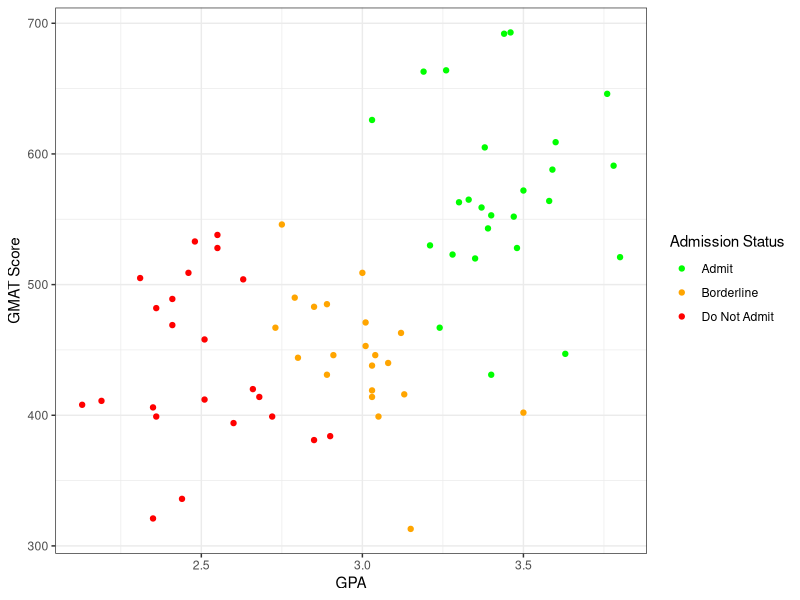
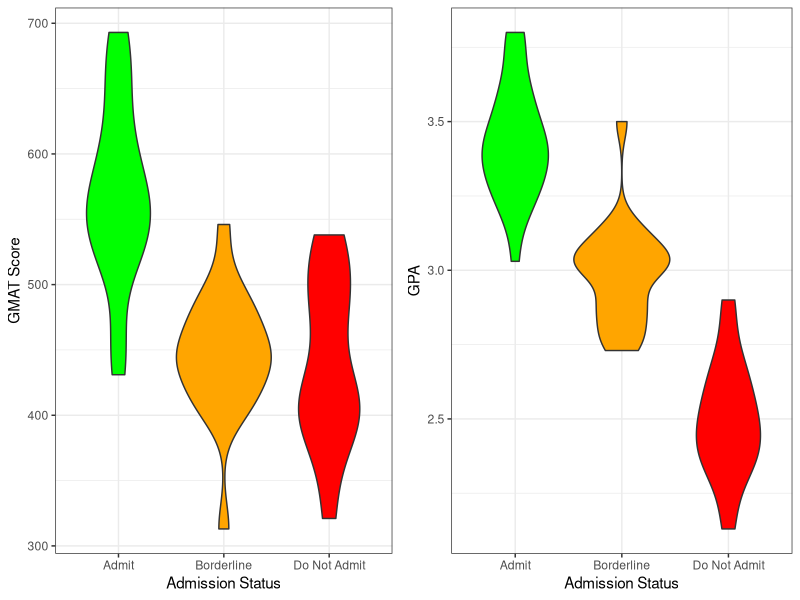
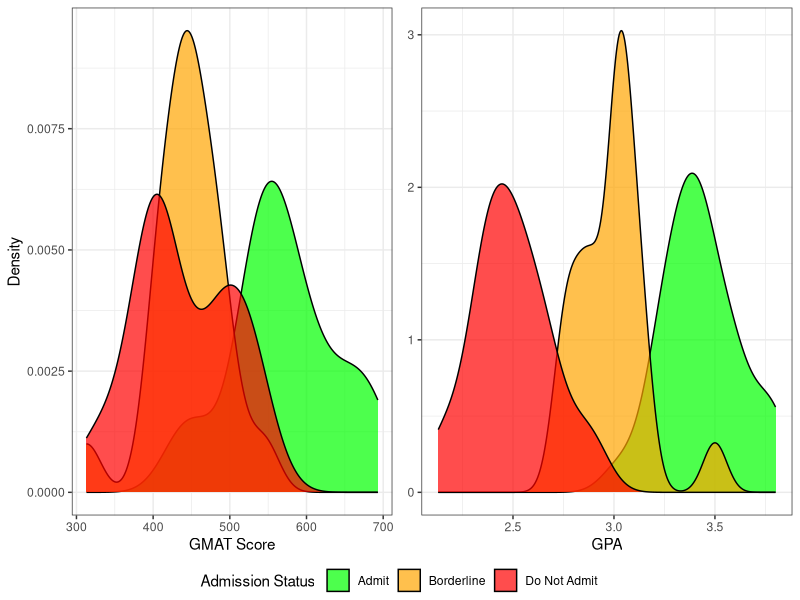
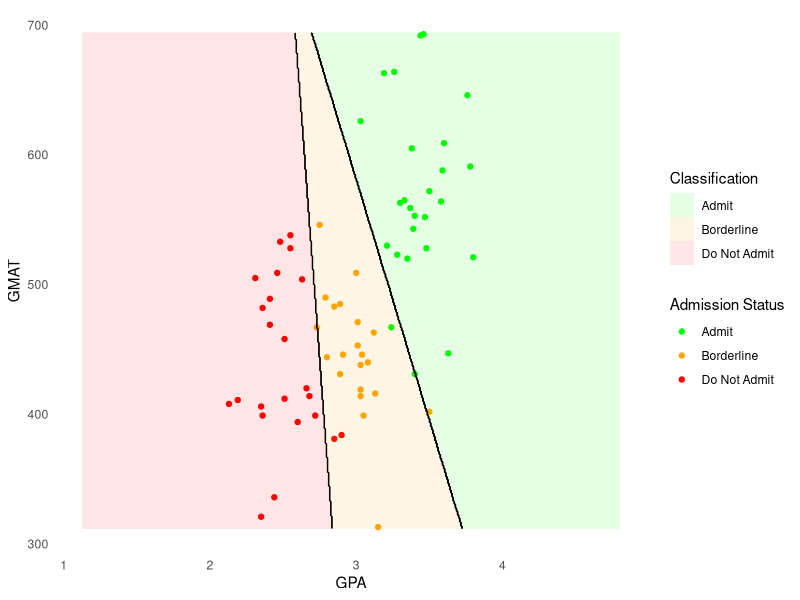
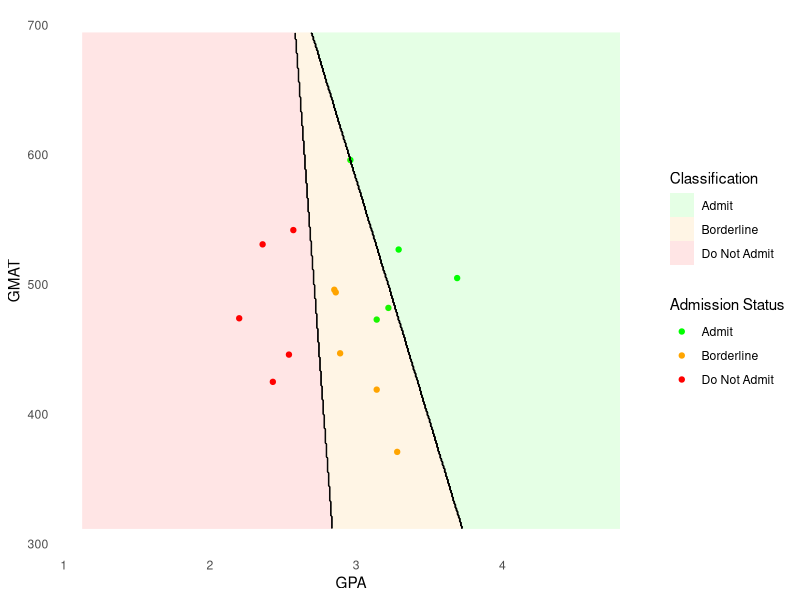
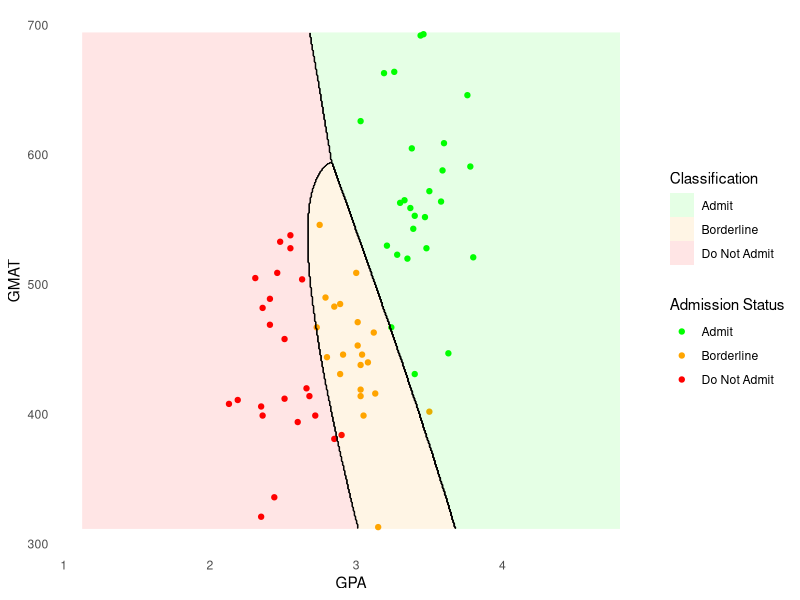
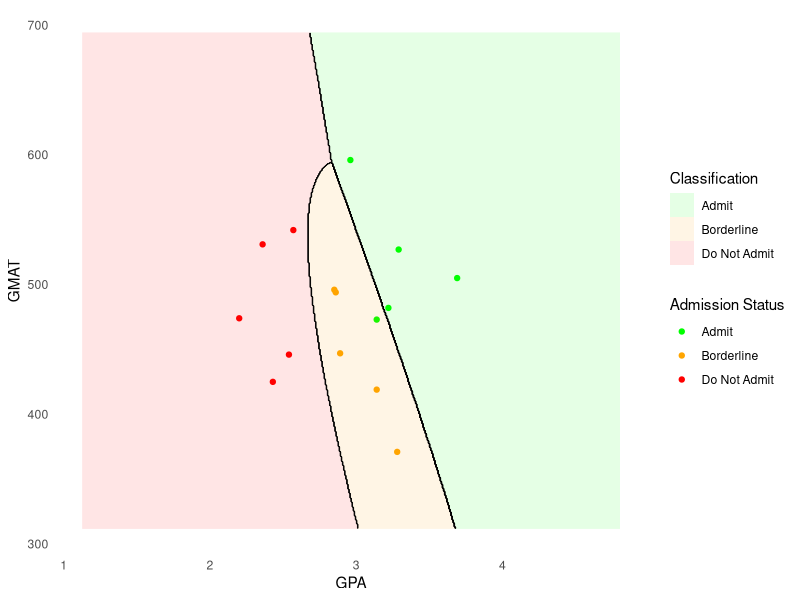
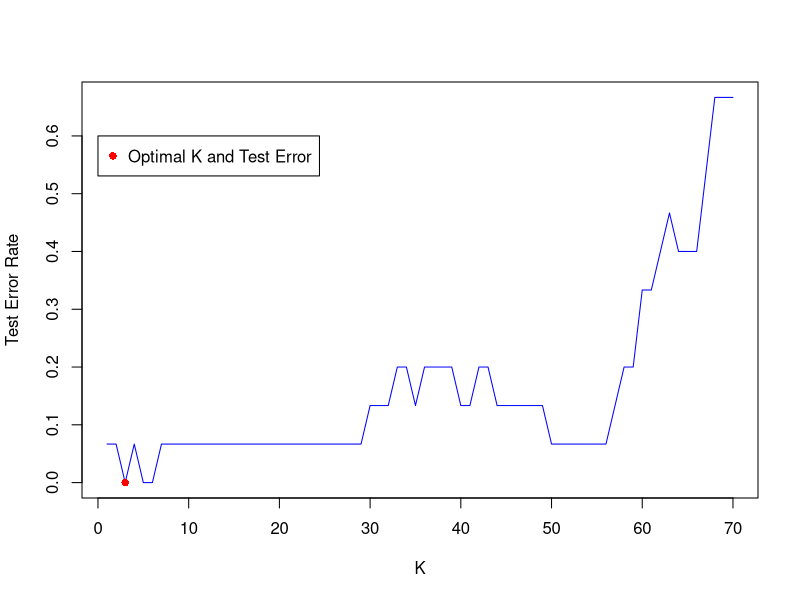

These figures' R source, in order:
# STAT387 Group 3 Final Project R Script

# Rylan Harrison
# Jocelyn Murguia Macias
# Kira Novitchkova-Burbank
# Andrin Zuellig

rm(list = ls())

# libraries
library(MASS) # For LDA and QDA
library(caret) # For Confusion Matrix
library(ggplot2)
library(class)
library(tidyverse)
library(gridExtra)
library(ggpubr) # For plotting histograms with common legend
library(pROC) # For multiclass AUC


#=========================== Preprocessing ===========================#
admission <- read.csv("admission.csv")


str(admission)
admission$De <- as.factor(admission$De)

# Split into training and testing sets
admission_test <- admission %>% 
  group_by(De) %>% 
  slice_head(n=5)

admission_train <- anti_join(admission, admission_test)


#===================== Exploratory Data Analysis =====================#
summary(admission_train)

# Scatter plot of GMAT vs GPA
ggplot(admission_train, aes(x=GPA, y=GMAT, col=De)) +
  geom_point() + 
  scale_color_manual("Admission Status",values=c("green", 'orange', "red"),
                     labels=c("Admit", "Borderline", "Do Not Admit")) +
  xlab("GPA") +
  ylab("GMAT Score") +
  theme_bw()

# Violin plots: GPA and GMAT vs admission status 
create_violin_plot <- function(data, y_var, y_label=y_var) {
  ggplot(data, aes(x = De, y = .data[[y_var]], fill = De)) +
    geom_violin() +
    scale_fill_manual(values = c("green", "orange", "red")) +
    guides(fill = "none") +
    xlab("Admission Status") +
    ylab(y_label) +
    scale_x_discrete(labels = c("Admit", "Borderline", "Do Not Admit")) +
    theme_bw()
}

gmat_vs_status <- create_violin_plot(admission_train, "GMAT", "GMAT Score")
gpa_vs_status <- create_violin_plot(admission_train, "GPA")
grid.arrange(gmat_vs_status, gpa_vs_status, nrow = 1, ncol = 2)

# Density plots
create_density <- function(data, xvar, xlabel = xvar) {
  p <- ggplot(data, aes(x = .data[[xvar]], fill = De)) +
    geom_density(alpha=0.7) +
    scale_fill_manual(
      name = "Admission Status",
      values = c("green", "orange", "red"), 
      labels = c("Admit", "Borderline", "Do Not Admit")
    ) +
    xlab(xlabel) +
    ylab("Density") +
    theme_bw() 
}

# Only need one y-label and one legend
gpa_density <- create_density(admission_train, "GPA") + theme(axis.title.y=element_blank())
gmat_density <- create_density(admission_train, "GMAT", "GMAT Score")

ggarrange(gmat_density, gpa_density, ncol=2, nrow=1, 
          common.legend = TRUE, legend="bottom")



#==================== Linear Discriminant Analysis ====================#
lda.fit <- lda(De ~ GPA + GMAT, data = admission_train)

# lda with training data
lda.pred_train <- predict(lda.fit, admission_train)
lda.class_train <- lda.pred_train$class

lda.probs_train <- lda.pred_train$posterior # probabilities for each class

# defining admission_train$De as lda.ground_truth_train for clarity
lda.ground_truth_train <- admission_train$De

# Automate extraction of performance metrics and confusion matrix
get_perf_metrics <- function(probs, pred, ground_truth){
  # Use this to get sensitivities and specificities
  cm <- confusionMatrix(data=pred, reference=ground_truth, positive="1")
  sensitivities <- cm$byClass[,"Sensitivity"]
  specificities <- cm$byClass[,"Specificity"]
  overall_accuracy <- cm$overall["Accuracy"]
  overall_error_rate <- 1 - overall_accuracy
  mean_sens <- mean(sensitivities)
  mean_spec <- mean(specificities)
  
  # Calculate the AUC
  auc <- multiclass.roc(ground_truth, probs)$auc
  
  # Put the results into a table
  result_vector <- c(sensitivities, mean_sens, 
                     specificities, mean_spec, 
                     overall_accuracy, overall_error_rate, 
                     auc)
  
  row_names <- c(paste0(names(sensitivities), " Sensitivity"),
                 "Mean Sensitivity",
                 paste0(names(specificities), " Specificity"),
                 "Mean Specificity",
                 "Overall Accuracy", 
                 "Overall Error Rate", 
                 "AUC")
  
  result_df <- data.frame(Metric = row_names, Value = result_vector)
  
  # Return confusion matrix and results table as list
  results <- list(Confusion_Matrix=cm$table, Metrics=result_df)
  return(results)
}

cat("LDA with Training Data: \n\n")

get_perf_metrics(lda.probs_train, lda.class_train, lda.ground_truth_train)



# lda with test data
lda.pred_test <- predict(lda.fit, admission_test)
lda.class_test <- lda.pred_test$class

lda.probs_test <- lda.pred_test$posterior # probabilities for each class

# defining admission_test$De as lda.ground_truth_test for clarity
lda.ground_truth_test <- admission_test$De

cat("LDA with Test Data: \n\n")

get_perf_metrics(lda.probs_test, lda.class_test, lda.ground_truth_test)


#================== Quadratic Discriminant Analysis ==================#
# qda with training data
qda.fit <- qda(De ~ GPA + GMAT, data = admission_train)
qda.pred_train <- predict(qda.fit, admission_train)
qda.class_train <- qda.pred_train$class

qda.probs_train <- qda.pred_train$posterior # probabilities for each class

# defining admission_train$De as qda.ground_truth_train for clarity
qda.ground_truth_train <- admission_train$De


cat("QDA with Training Data: \n\n")

get_perf_metrics(qda.probs_train, qda.class_train, qda.ground_truth_train)



# qda with test data
qda.pred_test <- predict(qda.fit, admission_test)
qda.class_test <- qda.pred_test$class

qda.probs_test <- qda.pred_test$posterior # probabilities for each class
# defining admission_test$De as qda.ground_truth_test for clarity
qda.ground_truth_test <- admission_test$De


cat("QDA with Test Data: \n\n")

get_perf_metrics(qda.probs_test, qda.class_test, qda.ground_truth_test)


#================== LDA and QDA Decision Boundaries ==================#

##### plot LDA desicion boundary line
GPA_range <- seq(min(admission_train$GPA) - 1, 
                 max(admission_train$GPA) + 1, length.out = 500)
GMAT_range <- seq(min(admission_train$GMAT) - 1,
                  max(admission_train$GMAT) + 1, length.out = 500)
grid <- expand.grid(GPA = GPA_range, GMAT = GMAT_range)

# Predict the class probabilities for the grid points
grid$De <- predict(lda.fit, newdata = grid)$class

# Create numeric labels for the class (1 = admit, 2 = notadmit, 3 = border)
grid$De_num <- as.numeric(factor(grid$De, 
                                 levels = c("admit", "notadmit", "border")))


#LDA desicion boundary line on training data
lda_plot_train <- ggplot(data = admission_train, aes(x = GPA, y = GMAT, 
                                                     color = De)) +
  geom_point() +
  # geom_raster for smooth background # alpha = 0.1 for transparent background
  geom_raster(data = grid, aes(x = GPA, y = GMAT, fill = De), alpha = 0.1) +  
  # Point colors
  scale_color_manual("Admission Status", 
                     values = c("admit" = "green",
                                "notadmit" = "red", "border" = "orange"),
                     labels = c("admit" = "Admit","border" = "Borderline",
                                "notadmit" = "Do Not Admit")) +
  # Background colors
  scale_fill_manual("Classification",
                    values = c("admit" = "green",
                               "notadmit" = "red", "border" = "orange"), 
                    labels = c("admit" = "Admit", "border" = "Borderline",
                               "notadmit" = "Do Not Admit")) +
  theme_minimal() +
  # Remove grid lines
  theme(panel.grid = element_blank()) +
  # Add decision boundary lines
  geom_contour(data = grid, aes(x = GPA, y = GMAT, z = De_num), 
               color = "black", size = 0.2)


#LDA desicion boundary line on test data
lda_plot_test <- ggplot(data = admission_test, aes(x = GPA, y = GMAT, 
                                                   color = De)) +
  geom_point() +
  # geom_raster for smooth background # alpha = 0.1 for transparent background
  geom_raster(data = grid, aes(x = GPA, y = GMAT, fill = De), alpha = 0.1) +  
  # Point colors
  scale_color_manual("Admission Status", 
                     values = c("admit" = "green",
                                "notadmit" = "red", "border" = "orange"),
                     labels = c("admit" = "Admit", "border" = "Borderline",
                                "notadmit" = "Do Not Admit")) +
  # Background colors
  scale_fill_manual("Classification",
                    values = c("admit" = "green",
                               "notadmit" = "red", "border" = "orange"), 
                    labels = c("admit" = "Admit", "border" = "Borderline",
                               "notadmit" = "Do Not Admit")) +
  theme_minimal() +
  # Remove grid lines
  theme(panel.grid = element_blank()) +
  # Add decision boundary lines
  geom_contour(data = grid, aes(x = GPA, y = GMAT, z = De_num), 
               color = "black", size = 0.2)

lda_plot_train
lda_plot_test



##### plot QDA desicion boundary line
grid2 <- expand.grid(GPA = GPA_range, GMAT = GMAT_range)

# Predict the class probabilities for the grid points
grid2$De <- predict(qda.fit, newdata = grid2)$class

# Create numeric labels for the class (1 = admit, 2 = notadmit, 3 = border)
grid2$De_num <- as.numeric(factor(grid2$De, levels = c("admit", "notadmit", 
                                                       "border")))


# QDA desicion boundary line on training data
qda_plot_train <- ggplot(data = admission_train, aes(x = GPA, y = GMAT,
                                                     color = De)) +
  geom_point() +
  # geom_raster for smooth background # alpha = 0.1 for transparent background
  geom_raster(data = grid2, aes(x = GPA, y = GMAT, fill = De), alpha = 0.1) +  
  # Point colors
  scale_color_manual("Admission Status", 
                     values = c("admit" = "green",
                                "notadmit" = "red", "border" = "orange"),
                     labels = c("admit" = "Admit", "border" = "Borderline",
                                "notadmit" = "Do Not Admit")) +
  # Background colors
  scale_fill_manual("Classification",
                    values = c("admit" = "green",
                               "notadmit" = "red", "border" = "orange"), 
                    labels = c("admit" = "Admit", "border" = "Borderline",
                               "notadmit" = "Do Not Admit")) +
  theme_minimal() +
  # Remove grid lines
  theme(panel.grid = element_blank()) +
  # Add decision boundary lines
  geom_contour(data = grid2, aes(x = GPA, y = GMAT, z = De_num), 
               color = "black", size = 0.2)


# QDA desicion boundary line on test data
qda_plot_test <- ggplot(data = admission_test, aes(x = GPA, y = GMAT,
                                                   color = De)) +
  geom_point() +
  # geom_raster for smooth background # alpha = 0.1 for transparent background
  geom_raster(data = grid2, aes(x = GPA, y = GMAT, fill = De), alpha = 0.1) +  
  # Point colors
  scale_color_manual("Admission Status", 
                     values = c("admit" = "green",
                                "notadmit" = "red", "border" = "orange"),
                     labels = c("admit" = "Admit", "border" = "Borderline",
                                "notadmit" = "Do Not Admit")) +
  # Background colors
  scale_fill_manual("Classification",
                    values = c("admit" = "green",
                               "notadmit" = "red", "border" = "orange"), 
                    labels = c("admit" = "Admit", "border" = "Borderline",
                               "notadmit" = "Do Not Admit")) +
  theme_minimal() +
  # Remove grid lines
  theme(panel.grid = element_blank()) +
  # Add decision boundary lines
  geom_contour(data = grid2, aes(x = GPA, y = GMAT, z = De_num), 
               color = "black", size = 0.2)


qda_plot_train
qda_plot_test



#======================== K-Nearest Neighbors ========================#
set.seed(70)

train_X <- as.matrix(admission_train[, c('GPA', 'GMAT')])
train_X <- scale(train_X)
train_Y <- admission_train$De

test_X <- as.matrix(admission_test[, c('GPA', 'GMAT')])
test_X <- scale(test_X)
test_Y <- admission_test$De

# Calculates error and predictions (can use on either train
# or test data, in case we want to plot train and test error rates together)
calc_knn_error <- function(num_neighbors, train_obs, test_obs, train_labels, 
                           test_labels){
  knn_model <- knn3(train_obs, train_labels, k = num_neighbors)
  knn_pred <- predict(knn_model, test_obs, type = "class")  
  err <- 1 - mean(test_labels == knn_pred)
  return(err)
}

test_error_rates <- numeric(nrow(admission_train))
for (i in 1:nrow(admission_train)) {
  test_error_rates[i] <- calc_knn_error(num_neighbors=i, train_obs = train_X, 
                                        test_obs=test_X, train_labels=train_Y, 
                                        test_labels=test_Y)
}

plot(test_error_rates, type='l', xlab='K', ylab='Test Error Rate', col='blue')
optimal_k <- which.min(test_error_rates)
points(optimal_k, test_error_rates[optimal_k], col='red', pch=16)
legend(0, 0.6, legend="Optimal K and Test Error", col='red', pch=16)

# Train k-NN model with optimal k
knn_model <- knn3(train_X, train_Y, k = optimal_k)

# Get predicted class probabilities
knn_train_probs <- predict(knn_model, train_X, type = "prob")
knn_test_probs <- predict(knn_model, test_X, type = "prob")

# Get predicted class labels
knn_train_out <- predict(knn_model, train_X, type = "class")
knn_test_out <- predict(knn_model, test_X, type = "class")

# Train Performance Metrics 
knn_train_metrics <- get_perf_metrics(knn_train_probs, knn_train_out, train_Y)
knn_train_metrics

# Test Performance Metrics
knn_test_metrics <- get_perf_metrics(knn_test_probs, knn_test_out, test_Y)
knn_test_metrics


#====================== KNN Decision Boundaries ======================#
grid_width <- 200
x1_grid <- seq(min(train_X[, 1]) - 0.5, max(train_X[, 1]) + 0.5, l=grid_width)
x2_grid <- seq(min(train_X[, 2]) - 0.5, max(train_X[, 2]) + 0.5, l=grid_width)
grid <- expand.grid(x1=x1_grid, x2=x2_grid)

grid$pred <- predict(knn_model, grid, type='class')

# For train set 
ggplot() + 
  geom_raster(data=grid, aes(x=x1, y=x2, fill=pred), alpha=0.1) +
  geom_point(data=train_X, aes(x=GPA, y=GMAT, color=train_Y), alpha=1) +
  scale_color_manual("Admission Status", 
                     values = c("notadmit" = "red", "border" = "orange", 
                                "admit" = "green"), 
                     labels = c("admit" = "Admit", "border" = "Borderline",
                                "notadmit" = "Do Not Admit")) +
  scale_fill_manual("Classification", 
                    values = c("notadmit" = "red", "border" = "orange", 
                               "admit" = "green"), 
                    labels = c("admit" = "Admit", "border" = "Borderline",
                               "notadmit" = "Do Not Admit")) +
  scale_x_continuous(expand=c(0, 0)) +
  scale_y_continuous(expand=c(0, 0)) +
  labs(x = "Standardized GPA", y = "Standardized GMAT") +
  theme_minimal() +
  theme(panel.grid = element_blank(), text = element_text(size=13)) 


# For test set 
ggplot() + 
  geom_raster(data=grid, aes(x=x1, y=x2, fill=pred), alpha=0.1) +
  geom_point(data=test_X, aes(x=GPA, y=GMAT, color=test_Y), alpha=1) +
  scale_color_manual("Admission Status", 
                     values = c("notadmit" = "red", "border" = "orange", 
                                "admit" = "green"), 
                     labels = c("admit" = "Admit", "border" = "Borderline",
                                "notadmit" = "Do Not Admit")) +
  scale_fill_manual("Classification", 
                    values = c("notadmit" = "red", "border" = "orange", 
                               "admit" = "green"), 
                    labels = c("admit" = "Admit", "border" = "Borderline",
                               "notadmit" = "Do Not Admit")) +
  scale_x_continuous(expand=c(0, 0)) +
  scale_y_continuous(expand=c(0, 0)) +
  labs(x = "Standardized GPA", y = "Standardized GMAT") +
  theme_minimal() +
  theme(panel.grid = element_blank(), text = element_text(size=13)) 